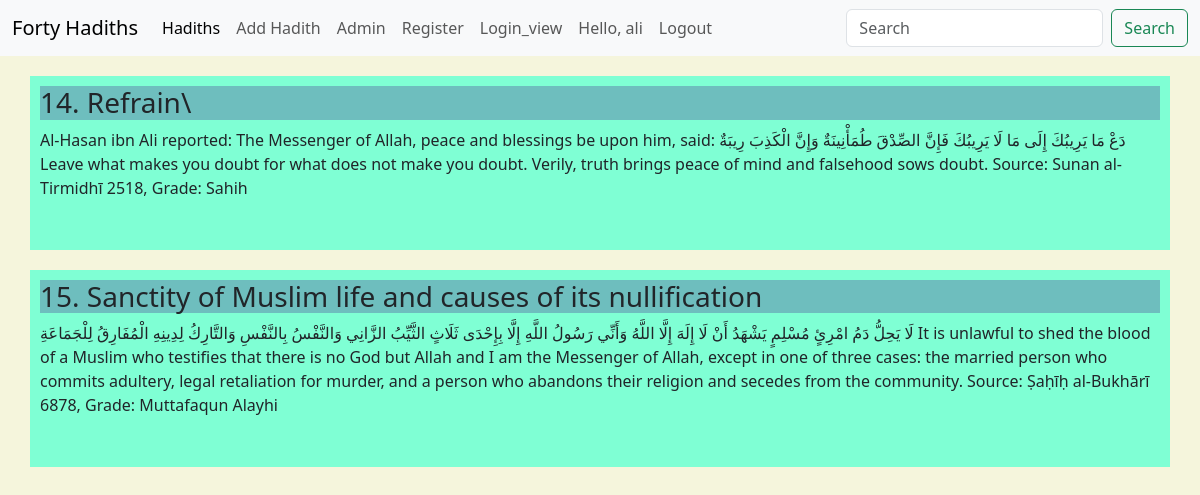
Screenshot of /search/ (signed in) with the database file from the repository.
### app/models.py (models this page shows, shortened)
class Hadith(models.Model):
    CATEGORY = (
        ('Hadith', 'Hadith'),
        ('Quran', 'Quran'),
        ('Others', 'Others')
    )
    tag = models.CharField(max_length=50, null=True, blank=True)
    title = models.CharField(max_length=200, null=True)
    detail = models.TextField(blank=True)
    date_created = models.DateTimeField(auto_now_add=True, null=True)
    date_updated = models.DateTimeField(auto_now=True, null=True)
    category = models.CharField(max_length=100, null=True, blank=True, choices=CATEGORY)

### app/views.py (the view)
# urls.py: path('search/', search, name='search'),
def search(request):
    query = request.GET.get('q')
    query_set = Hadith.objects.all()
    if query is not None:
        lookups = Q(id__icontains=query)|Q(title__icontains=query)|Q(detail__icontains=query)|Q(tag__icontains=query)
        query_set = Hadith.objects.filter(lookups)
    context={
        'query_set': query_set
    }
    return render(request, 'app/search.html', context)

### app/templates/app/search.html
{% extends 'app/home.html' %}
{% block content %}
{% for query in query_set %}
<div class="container">
        <h3 class="title">{{query.id}}. {{query.title}}</h3>
           <p class="detail">{{query.detail}}</p><br>
</div>
{% endfor %}
{% endblock %}

### app/templates/app/home.html (shortened to what this page needs)
{% load static %}
<!DOCTYPE html>
<html>
<head>
<link href="https://cdn.jsdelivr.net/npm/bootstrap@5.3.1/dist/css/bootstrap.min.css" rel="stylesheet">
<link rel='stylesheet' type='text/css' href='{% static "/css/hadith.css" %}'>
</head>
<body>
    <nav class="navbar navbar-expand-lg navbar-light bg-light">
        <div class="container-fluid">
          <a class="navbar-brand" href="{%url 'home' %}">Forty Hadiths
          </a>
          <div class="collapse navbar-collapse" id="navbarSupportedContent">
            <ul class="navbar-nav me-auto mb-2 mb-lg-0">
              <li class="nav-item">
                <a class="nav-link active" aria-current="page" href="{% url 'hadith' %}">Hadiths</a>
              </li>
              <li class="nav-item">
                <a class="nav-link" href="{%url 'create' %}">Add Hadith</a>
              </li>
              <li class="nav-item">
                <a class="nav-link" href="/admin/">Admin</a>
              </li>
              <li class="nav-item">
                <a class="nav-link" href="{% url 'register' %}">Register</a>
              </li>
              <li class="nav-item">
                <a class="nav-link" href="{% url 'login_view' %}">Login_view</a>
              </li>
              {% if user.is_authenticated %}
              <li class="nav-item">
                <a class="nav-link">Hello, {{user.username}}</a>
              </li>
              {% else %}
              <li class="nav-item">
                <a class="nav-link" href="{% url 'loginpage' %}">Login</a>
              </li>
              {% endif %}
              {% if user.is_authenticated %}
              <li class="nav-item">
                <a class="nav-link" href="{% url 'logout' %}">Logout</a>
              </li>
              {% endif %}
            </ul>
            <form method='GET' class="d-flex" action='{% url "search" %}'>
              <input name='q' class="form-control me-2" type="search" placeholder="Search" aria-label="Search">
              <button class="btn btn-outline-success" type="submit">Search</button>
            </form>
          </div>
        </div>
      </nav>
  {% block content %}
  {% endblock %}
</body>
</html>

### static/css/hadith.css (style rules this page uses)
.container { background-color: aquamarine; margin: 20px auto; padding: 10px; }
body { background-color: beige; }
.title { background-color: rgb(110, 190, 190); margin: none; }
.detail { text-decoration: none; }

### rows the page displays
Hadith: id "14", title "Refrain\\", detail "Al-Hasan ibn Ali reported: The Messenger of Allah, peace and blessings be upon him, said: دَعْ مَا يَرِيبُكَ إِلَى مَا لَا يَرِيبُكَ فَإِنَّ الصِّدْقَ طُمَأْنِينَةٌ وَإِنَّ الْكَذِبَ رِيبَةٌ Leave what makes you doubt for what does not make you doubt. Verily, truth brings peace of mind and falsehood sows doubt. Source: Sunan al-Tirmidhī 2518, Grade: Sahih"
Hadith: id "15", title "Sanctity of Muslim life and causes of its nullification", detail "لَا يَحِلُّ دَمُ امْرِئٍ مُسْلِمٍ يَشْهَدُ أَنْ لَا إِلَهَ إِلَّا اللَّهُ وَأَنِّي رَسُولُ اللَّهِ إِلَّا بِإِحْدَى ثَلَاثٍ الثَّيِّبُ الزَّانِي وَالنَّفْسُ بِالنَّفْسِ وَالتَّارِكُ لِدِينِهِ الْمُفَارِقُ لِلْجَمَاعَةِ It is unlawful to shed the blood of a Muslim who testifies that there is no God but Allah and I am the Messenger of Allah, except in one of three cases: the married person who commits adultery, legal retaliation for murder, and a person who abandons their religion and secedes from the community. Source: Ṣaḥīḥ al-Bukhārī 6878, Grade: Muttafaqun Alayhi"

### other values shown
{{ user.username }} "ali"
